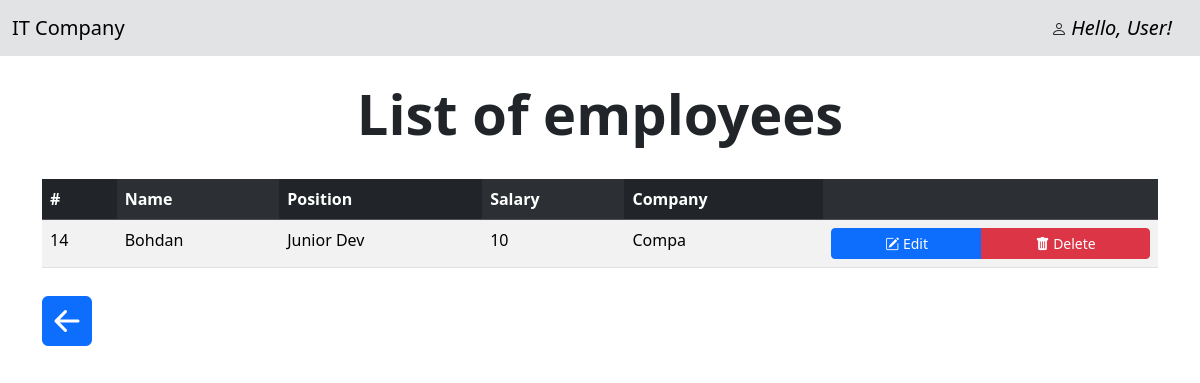
Page /listEmployee/ on the earlier database version.
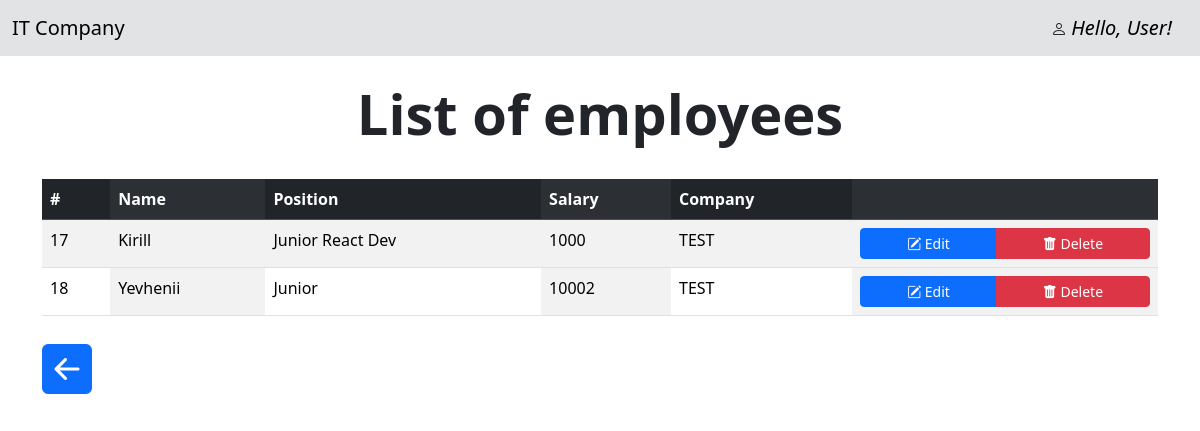
Same page on the later database version.
### polls/models.py (models this page shows, shortened)
class Employee(models.Model):
    company = models.ForeignKey(Company, on_delete=models.CASCADE)
    name = models.CharField(max_length=15)
    position = models.CharField(max_length=20)
    salary = models.SmallIntegerField(default=0)

class Company(models.Model):
    name = models.CharField(max_length=25)
    speciality = models.CharField(max_length=20)
    locate = models.CharField(max_length=20)
    def __str__(self):
        return self.name

### polls/views.py (the view)
# urls.py: path('listEmployee/', views.EmployeeListView.as_view(), name='listEmployee'),
class EmployeeListView(ListView):
    model = Employee
    template_name = 'listEmployee.html'
    context_object_name = 'employees'
    def get_context_data(self, **kwargs):
        context = super().get_context_data(**kwargs)
        context['success_message'] = self.request.session.pop('success_message', None)
        return context

### templates/listEmployee.html (shortened to what this page needs)
    <!DOCTYPE html>
    <html lang="en">
    <head>
        <link rel="stylesheet" href="https://cdn.jsdelivr.net/npm/bootstrap-icons@1.11.3/font/bootstrap-icons.min.css">
         <link href="https://cdn.jsdelivr.net/npm/bootstrap@5.3.3/dist/css/bootstrap.min.css" rel="stylesheet">
    </head>
        <body class="">
        <nav class="navbar navbar-expand-lg bg-secondary-subtle">
              <div class="container-fluid">
                <a class="navbar-brand" href="{% url 'index' %}">IT Company</a>
                  <div class="d-flex">
                      <i class="bi bi-person">
                          <a class="navbar-brand" href="{% url 'index' %}">Hello, User!</a>
                      </i>
                  </div>
              </div>
            </nav>
            <br>
            <div class="container">
                 <h4 class="display-4 text-center fw-bold">List of employees</h4>
                <br>
                <table class="table table-striped table-striped-columns">
                  <thead class="table-dark">
                    <tr>
                      <th scope="col">#</th>
                      <th scope="col">Name</th>
                      <th scope="col">Position</th>
                      <th scope="col">Salary</th>
                        <th scope="col">Company</th>
                        <th scope="col"></th>
                    </tr>
                  </thead>
                  <tbody>
                    {% for employee in employees %}
                    <tr>
                        <td scope="row">{{ employee.id }}</td>
                        <td>{{ employee.name }}</td>
                        <td>{{ employee.position }}</td>
                        <td>{{ employee.salary }}</td>
                        <td>{{ employee.company }}</td>
                        <td>
                            <div class="btn-group d-flex justify-content-center">
                                <a href="{% url 'update_employee' employee.id %}" class="btn btn-sm btn-primary">
                                <i class="bi bi-pencil-square"></i> Edit
                            </a>
                            <a href="{% url 'delete_employee' employee.id %}" class="btn btn-sm btn-danger ">
                                <i class="bi bi-trash-fill"></i> Delete
                            </a>
                            </div>
                        </td>
                    </tr>
                    {% endfor %}
                  </tbody>
                </table>
            <a href="{% url 'index' %}"><i class="bi bi-arrow-left-square-fill btn-lg" style="font-size: 50px"></i></a>
            </div>
        </body>
</html>

Differences in the rows shown:
removed Employee: id "14", name "Bohdan", position "Junior Dev", salary "10", company "Compa"
added Employee: id "17", name "Kirill", position "Junior React Dev", salary "1000", company "TEST"
added Employee: id "18", name "Yevhenii", position "Junior", salary "10002", company "TEST"
